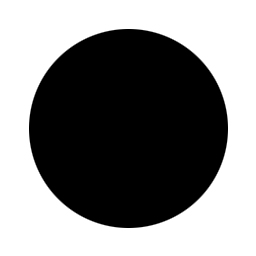
#> input picture images/circle.jpg, 256 x 256 px
$ python -i external_energy.py   (imports and definitions only)   (older library calls are emulated)
#> lines starting #> are read from the running program, lines starting #| are printed output that depends on the picture; after the words box and inside, x2 and y2 are one past the last pixel; in counts of white or black regions, pixels touching at a corner belong together
#> further down, picture is the input picture: shape (256, 256, 3); min 0, max 255, mean 134
import cv2
import numpy as np

def line_energy(image):
    #implement line energy (i.e. image intensity)
    E_line = (image - (np.amin(image))) * (1. / (np.amax(image) - np.amin(image)))
    return E_line
    #raise NotImplementedError

def edge_energy(image):
    #implement edge energy (i.e. gradient magnitude)
    gX = cv2.Sobel(image, ddepth=cv2.CV_64F, dx=1, dy=0)
    gY = cv2.Sobel(image, ddepth=cv2.CV_64F, dx=0, dy=1)
    grad_mag = -1 * (np.sqrt((gX**2 + gY**2)))
    #E_edge_norm = cv2.normalize(grad_mag, grad_mag, alpha=1, beta=0, norm_type=cv2.NORM_MINMAX)
    E_edge_norm = (grad_mag - (np.amin(grad_mag))) * (1. / (np.amax(grad_mag) - np.amin(grad_mag)))
    #print(E_edge)
    return E_edge_norm
    #raise NotImplementedError

def term_energy(image):
    #implement term energy (i.e. curvature)
    sX = np.array([[-1, 0, 1]])
    sY = np.array([[-1, 0, 1]]).T

    gX = cv2.filter2D(image, cv2.CV_64F, sX)
    cv2.imshow('gX', gX)
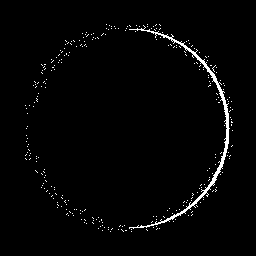
#> window 'gX': shape (256, 256, 3); 2% white in thin lines or dots, all inside (x1, y1, x2, y2) = (25, 24, 233, 232)
    cv2.waitKey(0)
    cv2.destroyAllWindows()
    gY = cv2.filter2D(image, cv2.CV_64F, sY)
    cv2.imshow('gY', gY)
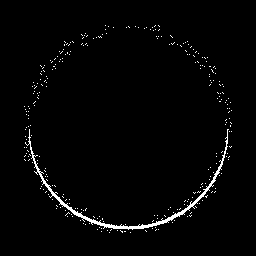
#> window 'gY': shape (256, 256, 3); 2% white in thin lines or dots, all inside (x1, y1, x2, y2) = (24, 25, 232, 233)
    cv2.waitKey(0)
    cv2.destroyAllWindows()
    gXgX = cv2.Sobel(image, ddepth=cv2.CV_64F, dx=2, dy=0)
    cv2.imshow('gXgX', gXgX)
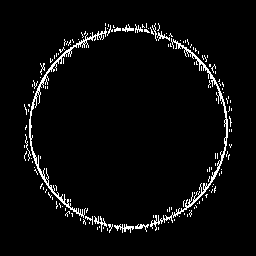
#> window 'gXgX': shape (256, 256, 3); 4.1% white in thin lines or dots, all inside (x1, y1, x2, y2) = (24, 23, 232, 233)
    cv2.waitKey(0)
    cv2.destroyAllWindows()
    gYgY = cv2.Sobel(image, ddepth=cv2.CV_64F, dx=0, dy=2)
    cv2.imshow('gYgY', gYgY)
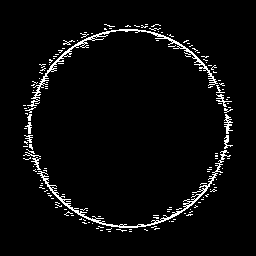
#> window 'gYgY': shape (256, 256, 3); 4.1% white in thin lines or dots, all inside (x1, y1, x2, y2) = (23, 24, 233, 232)
    cv2.waitKey(0)
    cv2.destroyAllWindows()
    gXgY = cv2.filter2D(gX, cv2.CV_64F, sY)
    cv2.imshow('gXgY', gXgY)
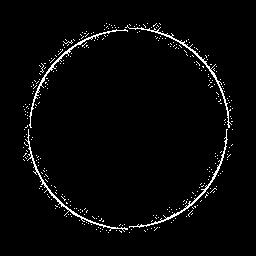
#> window 'gXgY': shape (256, 256, 3); 2.9% white in thin lines or dots, all inside (x1, y1, x2, y2) = (23, 23, 233, 233)
    cv2.waitKey(0)
    cv2.destroyAllWindows()

    numerator = (gXgX * (gY**2)) - (2 * gXgY * gX * gY) + (gYgY * (gX**2))
    denominator = (gX**2 + gY**2) ** (3/2)
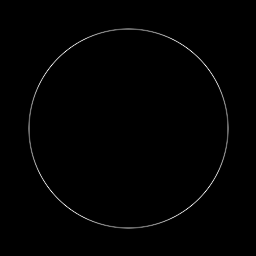
#> denominator: shape (256, 256, 3) float64; min 0, max 40495692.3, mean 275577; drawn with min black and max white

    E_term_frac = cv2.divide(numerator, denominator)
#> E_term_frac: shape (256, 256, 3) float64; 94.52% of the values are NaN or infinite; the others: min -114.6, max 108, mean -0.409
    E_term_frac[np.isnan(E_term_frac)] = 0.
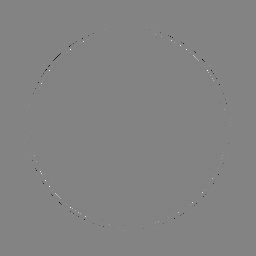
#> E_term_frac: shape (256, 256, 3) float64; min -114.6, max 108, mean 0; drawn with min black and max white

    E_term_norm = (E_term_frac - (np.amin(E_term_frac))) * (1./ (np.amax(E_term_frac) - np.amin(E_term_frac)))
    # [5 lines of commented-out code are left out]

    return E_term_norm

    #raise NotImplementedError

def external_energy(image, w_line, w_edge, w_term):
    #implement external energy
    Energy_term = term_energy(image)
    Energy_line = line_energy(image)
    Energy_edge = edge_energy(image)
    img = image
    cv2.imshow('E_term', Energy_term)
    cv2.waitKey(0)
    cv2.destroyAllWindows()

    cv2.imshow('E_edge', Energy_edge)
    cv2.waitKey(0)
    cv2.destroyAllWindows()

    cv2.imshow('E_line', Energy_line)
    cv2.waitKey(0)
    cv2.destroyAllWindows()

    Energy_external = w_line*Energy_line + w_edge*Energy_edge + w_term*Energy_term
    Energy_external = (Energy_external - (np.amin(Energy_external))) * (1. / (np.amax(Energy_external) - np.amin(Energy_external)))

    cv2.imshow('E_external', Energy_external)
    cv2.waitKey(0)
    cv2.destroyAllWindows()

    return Energy_external
    #raise NotImplementedError

>>> import cv2
>>> picture = cv2.imread('../images/circle.jpg')
>>> result = term_energy(picture)

$ run again, on images/brain.png
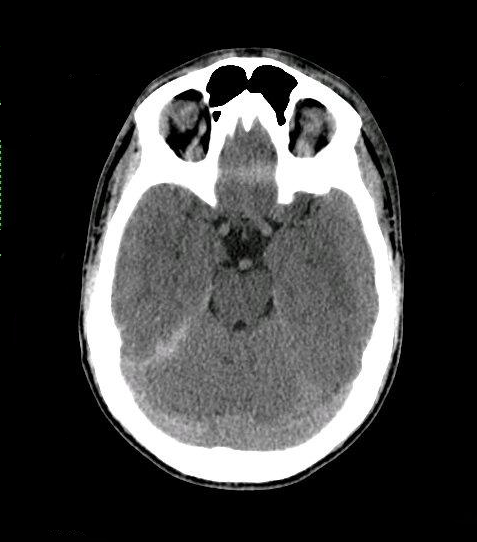
#> input picture images/brain.png, 477 x 542 px
#> picture is the input picture: shape (542, 477, 3); mean B, G, R 63.5, 63.6, 63.5
#> in term_energy, `gXgY = cv2.filter2D(gX, cv2.CV_64F, sY)`:
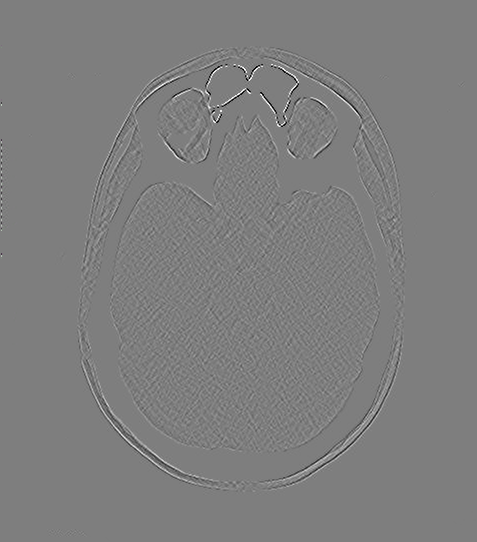
#> gXgY: shape (542, 477, 3) float64; mean B, G, R 0, 0, 0; drawn with min black and max white
#> in term_energy, `denominator = (gX**2 + gY**2) ** (3/2)`:
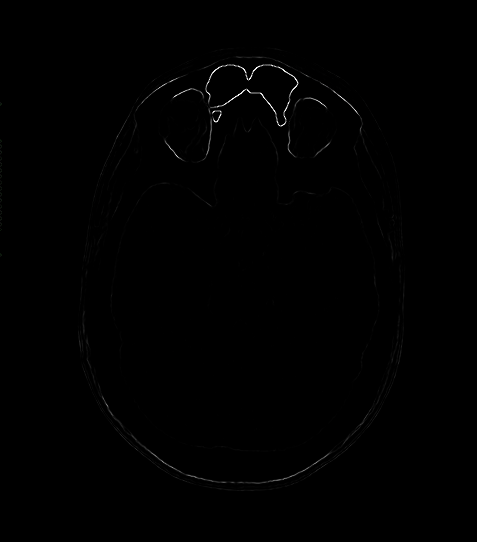
#> denominator: shape (542, 477, 3) float64; mean B, G, R 144359.6, 144771.5, 144379.9; drawn with min black and max white
